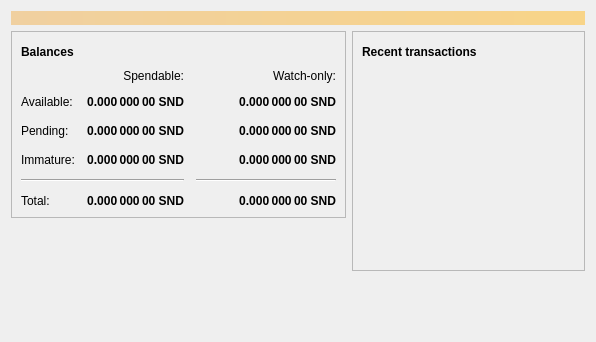
<?xml version="1.0" encoding="UTF-8"?>
<ui version="4.0">
 <class>OverviewPage</class>
 <widget class="QWidget" name="OverviewPage">
  <property name="geometry">
   <rect>
    <x>0</x>
    <y>0</y>
    <width>596</width>
    <height>342</height>
   </rect>
  </property>
  <property name="windowTitle">
   <string>Form</string>
  </property>
  <layout class="QVBoxLayout" name="topLayout">
   <item>
    <widget class="QLabel" name="labelAlerts">
     <property name="visible">
      <bool>false</bool>
     </property>
     <property name="styleSheet">
      <string notr="true">QLabel { background-color: qlineargradient(x1: 0, y1: 0, x2: 1, y2: 0, stop:0 #F0D0A0, stop:1 #F8D488); color:#000000; }</string>
     </property>
     <property name="wordWrap">
      <bool>true</bool>
     </property>
     <property name="margin">
      <number>3</number>
     </property>
     <property name="textInteractionFlags">
      <set>Qt::TextSelectableByMouse</set>
     </property>
    </widget>
   </item>
   <item>
    <layout class="QHBoxLayout" name="horizontalLayout" stretch="1,1">
     <item>
      <layout class="QVBoxLayout" name="verticalLayout_2">
       <item>
        <widget class="QFrame" name="frame">
         <property name="frameShape">
          <enum>QFrame::StyledPanel</enum>
         </property>
         <property name="frameShadow">
          <enum>QFrame::Raised</enum>
         </property>
         <layout class="QVBoxLayout" name="verticalLayout_4">
          <item>
           <layout class="QHBoxLayout" name="horizontalLayout_4">
            <item>
             <widget class="QLabel" name="label_5">
              <property name="font">
               <font>
                <weight>75</weight>
                <bold>true</bold>
               </font>
              </property>
              <property name="text">
               <string>Balances</string>
              </property>
             </widget>
            </item>
            <item>
             <widget class="QPushButton" name="labelWalletStatus">
              <property name="enabled">
               <bool>true</bool>
              </property>
              <property name="maximumSize">
               <size>
                <width>30</width>
                <height>16777215</height>
               </size>
              </property>
              <property name="toolTip">
               <string>The displayed information may be out of date. Your wallet automatically synchronizes with the Sandrocoin network after a connection is established, but this process has not completed yet.</string>
              </property>
              <property name="text">
               <string/>
              </property>
              <property name="icon">
               <iconset resource="../sandrocoin.qrc">
                <normaloff>:/icons/warning</normaloff>
                <disabledoff>:/icons/warning</disabledoff>:/icons/warning</iconset>
              </property>
              <property name="iconSize">
               <size>
                <width>24</width>
                <height>24</height>
               </size>
              </property>
              <property name="flat">
               <bool>true</bool>
              </property>
             </widget>
            </item>
            <item>
             <spacer name="horizontalSpacer_3">
              <property name="orientation">
               <enum>Qt::Horizontal</enum>
              </property>
              <property name="sizeHint" stdset="0">
               <size>
                <width>40</width>
                <height>20</height>
               </size>
              </property>
             </spacer>
            </item>
           </layout>
          </item>
          <item>
           <layout class="QGridLayout" name="gridLayout">
            <property name="spacing">
             <number>12</number>
            </property>
            <item row="2" column="2">
             <widget class="QLabel" name="labelWatchPending">
              <property name="font">
               <font>
                <weight>75</weight>
                <bold>true</bold>
               </font>
              </property>
              <property name="cursor">
               <cursorShape>IBeamCursor</cursorShape>
              </property>
              <property name="toolTip">
               <string>Unconfirmed transactions to watch-only addresses</string>
              </property>
              <property name="text">
               <string notr="true">0.000 000 00 SND</string>
              </property>
              <property name="alignment">
               <set>Qt::AlignRight|Qt::AlignTrailing|Qt::AlignVCenter</set>
              </property>
              <property name="textInteractionFlags">
               <set>Qt::LinksAccessibleByMouse|Qt::TextSelectableByKeyboard|Qt::TextSelectableByMouse</set>
              </property>
             </widget>
            </item>
            <item row="2" column="1">
             <widget class="QLabel" name="labelUnconfirmed">
              <property name="font">
               <font>
                <weight>75</weight>
                <bold>true</bold>
               </font>
              </property>
              <property name="cursor">
               <cursorShape>IBeamCursor</cursorShape>
              </property>
              <property name="toolTip">
               <string>Total of transactions that have yet to be confirmed, and do not yet count toward the spendable balance</string>
              </property>
              <property name="text">
               <string notr="true">0.000 000 00 SND</string>
              </property>
              <property name="alignment">
               <set>Qt::AlignRight|Qt::AlignTrailing|Qt::AlignVCenter</set>
              </property>
              <property name="textInteractionFlags">
               <set>Qt::LinksAccessibleByMouse|Qt::TextSelectableByKeyboard|Qt::TextSelectableByMouse</set>
              </property>
             </widget>
            </item>
            <item row="3" column="2">
             <widget class="QLabel" name="labelWatchImmature">
              <property name="font">
               <font>
                <weight>75</weight>
                <bold>true</bold>
               </font>
              </property>
              <property name="cursor">
               <cursorShape>IBeamCursor</cursorShape>
              </property>
              <property name="toolTip">
               <string>Mined balance in watch-only addresses that has not yet matured</string>
              </property>
              <property name="text">
               <string notr="true">0.000 000 00 SND</string>
              </property>
              <property name="alignment">
               <set>Qt::AlignRight|Qt::AlignTrailing|Qt::AlignVCenter</set>
              </property>
              <property name="textInteractionFlags">
               <set>Qt::LinksAccessibleByMouse|Qt::TextSelectableByKeyboard|Qt::TextSelectableByMouse</set>
              </property>
             </widget>
            </item>
            <item row="4" column="0" colspan="2">
             <widget class="Line" name="line">
              <property name="orientation">
               <enum>Qt::Horizontal</enum>
              </property>
             </widget>
            </item>
            <item row="4" column="2">
             <widget class="Line" name="lineWatchBalance">
              <property name="sizePolicy">
               <sizepolicy hsizetype="Preferred" vsizetype="Fixed">
                <horstretch>0</horstretch>
                <verstretch>0</verstretch>
               </sizepolicy>
              </property>
              <property name="minimumSize">
               <size>
                <width>140</width>
                <height>0</height>
               </size>
              </property>
              <property name="orientation">
               <enum>Qt::Horizontal</enum>
              </property>
             </widget>
            </item>
            <item row="5" column="0">
             <widget class="QLabel" name="labelTotalText">
              <property name="text">
               <string>Total:</string>
              </property>
             </widget>
            </item>
            <item row="3" column="1">
             <widget class="QLabel" name="labelImmature">
              <property name="font">
               <font>
                <weight>75</weight>
                <bold>true</bold>
               </font>
              </property>
              <property name="cursor">
               <cursorShape>IBeamCursor</cursorShape>
              </property>
              <property name="toolTip">
               <string>Mined balance that has not yet matured</string>
              </property>
              <property name="text">
               <string notr="true">0.000 000 00 SND</string>
              </property>
              <property name="alignment">
               <set>Qt::AlignRight|Qt::AlignTrailing|Qt::AlignVCenter</set>
              </property>
              <property name="textInteractionFlags">
               <set>Qt::LinksAccessibleByMouse|Qt::TextSelectableByKeyboard|Qt::TextSelectableByMouse</set>
              </property>
             </widget>
            </item>
            <item row="2" column="3">
             <spacer name="horizontalSpacer_2">
              <property name="orientation">
               <enum>Qt::Horizontal</enum>
              </property>
              <property name="sizeHint" stdset="0">
               <size>
                <width>40</width>
                <height>20</height>
               </size>
              </property>
             </spacer>
            </item>
            <item row="3" column="0">
             <widget class="QLabel" name="labelImmatureText">
              <property name="text">
               <string>Immature:</string>
              </property>
             </widget>
            </item>
            <item row="5" column="1">
             <widget class="QLabel" name="labelTotal">
              <property name="font">
               <font>
                <weight>75</weight>
                <bold>true</bold>
               </font>
              </property>
              <property name="cursor">
               <cursorShape>IBeamCursor</cursorShape>
              </property>
              <property name="toolTip">
               <string>Your current total balance</string>
              </property>
              <property name="text">
               <string notr="true">0.000 000 00 SND</string>
              </property>
              <property name="alignment">
               <set>Qt::AlignRight|Qt::AlignTrailing|Qt::AlignVCenter</set>
              </property>
              <property name="textInteractionFlags">
               <set>Qt::LinksAccessibleByMouse|Qt::TextSelectableByKeyboard|Qt::TextSelectableByMouse</set>
              </property>
             </widget>
            </item>
            <item row="5" column="2">
             <widget class="QLabel" name="labelWatchTotal">
              <property name="font">
               <font>
                <weight>75</weight>
                <bold>true</bold>
               </font>
              </property>
              <property name="cursor">
               <cursorShape>IBeamCursor</cursorShape>
              </property>
              <property name="toolTip">
               <string>Current total balance in watch-only addresses</string>
              </property>
              <property name="text">
               <string notr="true">0.000 000 00 SND</string>
              </property>
              <property name="alignment">
               <set>Qt::AlignRight|Qt::AlignTrailing|Qt::AlignVCenter</set>
              </property>
              <property name="textInteractionFlags">
               <set>Qt::LinksAccessibleByMouse|Qt::TextSelectableByKeyboard|Qt::TextSelectableByMouse</set>
              </property>
             </widget>
            </item>
            <item row="0" column="2">
             <widget class="QLabel" name="labelWatchonly">
              <property name="text">
               <string>Watch-only:</string>
              </property>
              <property name="alignment">
               <set>Qt::AlignRight|Qt::AlignTrailing|Qt::AlignVCenter</set>
              </property>
             </widget>
            </item>
            <item row="1" column="0">
             <widget class="QLabel" name="labelBalanceText">
              <property name="text">
               <string>Available:</string>
              </property>
             </widget>
            </item>
            <item row="1" column="1">
             <widget class="QLabel" name="labelBalance">
              <property name="font">
               <font>
                <weight>75</weight>
                <bold>true</bold>
               </font>
              </property>
              <property name="cursor">
               <cursorShape>IBeamCursor</cursorShape>
              </property>
              <property name="toolTip">
               <string>Your current spendable balance</string>
              </property>
              <property name="text">
               <string notr="true">0.000 000 00 SND</string>
              </property>
              <property name="alignment">
               <set>Qt::AlignRight|Qt::AlignTrailing|Qt::AlignVCenter</set>
              </property>
              <property name="textInteractionFlags">
               <set>Qt::LinksAccessibleByMouse|Qt::TextSelectableByKeyboard|Qt::TextSelectableByMouse</set>
              </property>
             </widget>
            </item>
            <item row="1" column="2">
             <widget class="QLabel" name="labelWatchAvailable">
              <property name="font">
               <font>
                <weight>75</weight>
                <bold>true</bold>
               </font>
              </property>
              <property name="cursor">
               <cursorShape>IBeamCursor</cursorShape>
              </property>
              <property name="toolTip">
               <string>Your current balance in watch-only addresses</string>
              </property>
              <property name="text">
               <string notr="true">0.000 000 00 SND</string>
              </property>
              <property name="alignment">
               <set>Qt::AlignRight|Qt::AlignTrailing|Qt::AlignVCenter</set>
              </property>
              <property name="textInteractionFlags">
               <set>Qt::LinksAccessibleByMouse|Qt::TextSelectableByKeyboard|Qt::TextSelectableByMouse</set>
              </property>
             </widget>
            </item>
            <item row="2" column="0">
             <widget class="QLabel" name="labelPendingText">
              <property name="text">
               <string>Pending:</string>
              </property>
             </widget>
            </item>
            <item row="0" column="1">
             <widget class="QLabel" name="labelSpendable">
              <property name="text">
               <string>Spendable:</string>
              </property>
              <property name="alignment">
               <set>Qt::AlignRight|Qt::AlignTrailing|Qt::AlignVCenter</set>
              </property>
             </widget>
            </item>
           </layout>
          </item>
         </layout>
        </widget>
       </item>
       <item>
        <spacer name="verticalSpacer">
         <property name="orientation">
          <enum>Qt::Vertical</enum>
         </property>
         <property name="sizeHint" stdset="0">
          <size>
           <width>20</width>
           <height>40</height>
          </size>
         </property>
        </spacer>
       </item>
      </layout>
     </item>
     <item>
      <layout class="QVBoxLayout" name="verticalLayout_3">
       <item>
        <widget class="QFrame" name="frame_2">
         <property name="frameShape">
          <enum>QFrame::StyledPanel</enum>
         </property>
         <property name="frameShadow">
          <enum>QFrame::Raised</enum>
         </property>
         <layout class="QVBoxLayout" name="verticalLayout">
          <item>
           <layout class="QHBoxLayout" name="horizontalLayout_2">
            <item>
             <widget class="QLabel" name="label_4">
              <property name="font">
               <font>
                <weight>75</weight>
                <bold>true</bold>
               </font>
              </property>
              <property name="text">
               <string>Recent transactions</string>
              </property>
             </widget>
            </item>
            <item>
             <widget class="QPushButton" name="labelTransactionsStatus">
              <property name="enabled">
               <bool>true</bool>
              </property>
              <property name="maximumSize">
               <size>
                <width>30</width>
                <height>16777215</height>
               </size>
              </property>
              <property name="toolTip">
               <string>The displayed information may be out of date. Your wallet automatically synchronizes with the Sandrocoin network after a connection is established, but this process has not completed yet.</string>
              </property>
              <property name="text">
               <string/>
              </property>
              <property name="icon">
               <iconset resource="../sandrocoin.qrc">
                <normaloff>:/icons/warning</normaloff>
                <disabledoff>:/icons/warning</disabledoff>:/icons/warning</iconset>
              </property>
              <property name="iconSize">
               <size>
                <width>24</width>
                <height>24</height>
               </size>
              </property>
              <property name="flat">
               <bool>true</bool>
              </property>
             </widget>
            </item>
            <item>
             <spacer name="horizontalSpacer">
              <property name="orientation">
               <enum>Qt::Horizontal</enum>
              </property>
              <property name="sizeHint" stdset="0">
               <size>
                <width>40</width>
                <height>20</height>
               </size>
              </property>
             </spacer>
            </item>
           </layout>
          </item>
          <item>
           <widget class="QListView" name="listTransactions">
            <property name="styleSheet">
             <string notr="true">QListView { background: transparent; }</string>
            </property>
            <property name="frameShape">
             <enum>QFrame::NoFrame</enum>
            </property>
            <property name="verticalScrollBarPolicy">
             <enum>Qt::ScrollBarAlwaysOff</enum>
            </property>
            <property name="horizontalScrollBarPolicy">
             <enum>Qt::ScrollBarAlwaysOff</enum>
            </property>
            <property name="selectionMode">
             <enum>QAbstractItemView::NoSelection</enum>
            </property>
           </widget>
          </item>
         </layout>
        </widget>
       </item>
       <item>
        <spacer name="verticalSpacer_2">
         <property name="orientation">
          <enum>Qt::Vertical</enum>
         </property>
         <property name="sizeHint" stdset="0">
          <size>
           <width>20</width>
           <height>40</height>
          </size>
         </property>
        </spacer>
       </item>
      </layout>
     </item>
    </layout>
   </item>
  </layout>
 </widget>
 <resources/>
 <connections/>
</ui>
